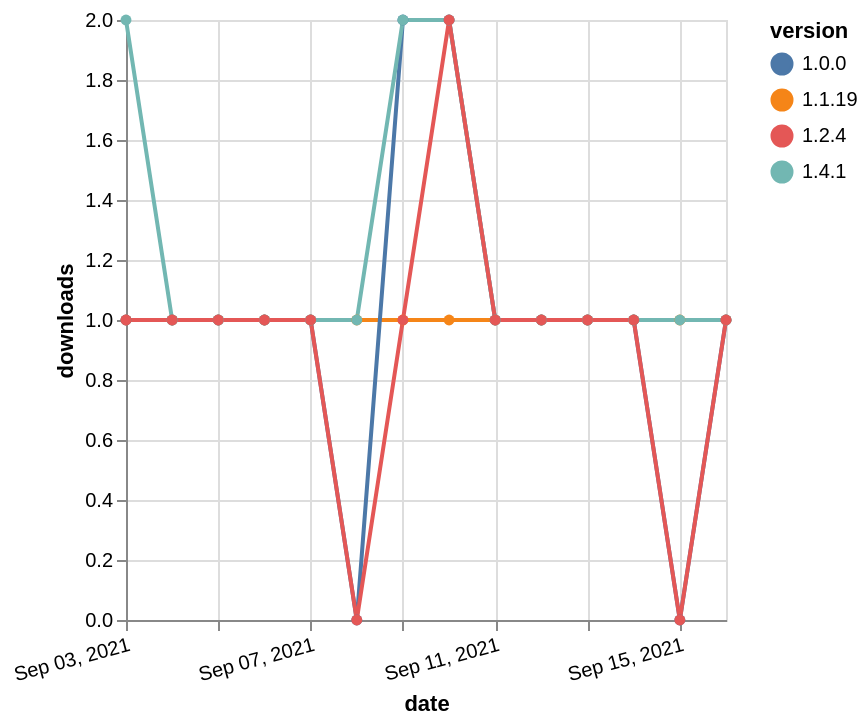

Vega-Lite specification for this chart:
### Vega-Lite specification from a JSON file in a GitHub repository (floating-point values rounded to 4 significant figures)
{"$schema": "https://vega.github.io/schema/vega-lite/v5.json", "description": "A simple bar chart with embedded data.", "data": {"values": [{"date": "2021-09-03", "total": 133, "delta": 1, "version": "1.1.19"}, {"date": "2021-09-04", "total": 134, "delta": 1, "version": "1.1.19"}, {"date": "2021-09-05", "total": 135, "delta": 1, "version": "1.1.19"}, {"date": "2021-09-06", "total": 136, "delta": 1, "version": "1.1.19"}, {"date": "2021-09-07", "total": 137, "delta": 1, "version": "1.1.19"}, {"date": "2021-09-08", "total": 138, "delta": 1, "version": "1.1.19"}, {"date": "2021-09-09", "total": 139, "delta": 1, "version": "1.1.19"}, {"date": "2021-09-10", "total": 140, "delta": 1, "version": "1.1.19"}, {"date": "2021-09-11", "total": 141, "delta": 1, "version": "1.1.19"}, {"date": "2021-09-12", "total": 142, "delta": 1, "version": "1.1.19"}, {"date": "2021-09-13", "total": 143, "delta": 1, "version": "1.1.19"}, {"date": "2021-09-14", "total": 144, "delta": 1, "version": "1.1.19"}, {"date": "2021-09-15", "total": 145, "delta": 1, "version": "1.1.19"}, {"date": "2021-09-16", "total": 146, "delta": 1, "version": "1.1.19"}, {"date": "2021-09-03", "total": 143, "delta": 1, "version": "1.0.0"}, {"date": "2021-09-04", "total": 144, "delta": 1, "version": "1.0.0"}, {"date": "2021-09-05", "total": 145, "delta": 1, "version": "1.0.0"}, {"date": "2021-09-06", "total": 146, "delta": 1, "version": "1.0.0"}, {"date": "2021-09-07", "total": 147, "delta": 1, "version": "1.0.0"}, {"date": "2021-09-08", "total": 147, "delta": 0, "version": "1.0.0"}, {"date": "2021-09-09", "total": 149, "delta": 2, "version": "1.0.0"}, {"date": "2021-09-10", "total": 151, "delta": 2, "version": "1.0.0"}, {"date": "2021-09-11", "total": 152, "delta": 1, "version": "1.0.0"}, {"date": "2021-09-12", "total": 153, "delta": 1, "version": "1.0.0"}, {"date": "2021-09-13", "total": 154, "delta": 1, "version": "1.0.0"}, {"date": "2021-09-14", "total": 155, "delta": 1, "version": "1.0.0"}, {"date": "2021-09-15", "total": 155, "delta": 0, "version": "1.0.0"}, {"date": "2021-09-16", "total": 156, "delta": 1, "version": "1.0.0"}, {"date": "2021-09-03", "total": 110, "delta": 2, "version": "1.4.1"}, {"date": "2021-09-04", "total": 111, "delta": 1, "version": "1.4.1"}, {"date": "2021-09-05", "total": 112, "delta": 1, "version": "1.4.1"}, {"date": "2021-09-06", "total": 113, "delta": 1, "version": "1.4.1"}, {"date": "2021-09-07", "total": 114, "delta": 1, "version": "1.4.1"}, {"date": "2021-09-08", "total": 115, "delta": 1, "version": "1.4.1"}, {"date": "2021-09-09", "total": 117, "delta": 2, "version": "1.4.1"}, {"date": "2021-09-10", "total": 119, "delta": 2, "version": "1.4.1"}, {"date": "2021-09-11", "total": 120, "delta": 1, "version": "1.4.1"}, {"date": "2021-09-12", "total": 121, "delta": 1, "version": "1.4.1"}, {"date": "2021-09-13", "total": 122, "delta": 1, "version": "1.4.1"}, {"date": "2021-09-14", "total": 123, "delta": 1, "version": "1.4.1"}, {"date": "2021-09-15", "total": 124, "delta": 1, "version": "1.4.1"}, {"date": "2021-09-16", "total": 125, "delta": 1, "version": "1.4.1"}, {"date": "2021-09-03", "total": 121, "delta": 1, "version": "1.2.4"}, {"date": "2021-09-04", "total": 122, "delta": 1, "version": "1.2.4"}, {"date": "2021-09-05", "total": 123, "delta": 1, "version": "1.2.4"}, {"date": "2021-09-06", "total": 124, "delta": 1, "version": "1.2.4"}, {"date": "2021-09-07", "total": 125, "delta": 1, "version": "1.2.4"}, {"date": "2021-09-08", "total": 125, "delta": 0, "version": "1.2.4"}, {"date": "2021-09-09", "total": 126, "delta": 1, "version": "1.2.4"}, {"date": "2021-09-10", "total": 128, "delta": 2, "version": "1.2.4"}, {"date": "2021-09-11", "total": 129, "delta": 1, "version": "1.2.4"}, {"date": "2021-09-12", "total": 130, "delta": 1, "version": "1.2.4"}, {"date": "2021-09-13", "total": 131, "delta": 1, "version": "1.2.4"}, {"date": "2021-09-14", "total": 132, "delta": 1, "version": "1.2.4"}, {"date": "2021-09-15", "total": 132, "delta": 0, "version": "1.2.4"}, {"date": "2021-09-16", "total": 133, "delta": 1, "version": "1.2.4"}]}, "width": "container", "mark": {"type": "line", "point": {"filled": true}}, "encoding": {"x": {"field": "date", "type": "temporal", "timeUnit": "yearmonthdate", "title": "date", "axis": {"labelAngle": -15}}, "y": {"field": "delta", "type": "quantitative", "title": "downloads"}, "color": {"field": "version", "type": "nominal"}, "tooltip": {"field": "delta"}}}
